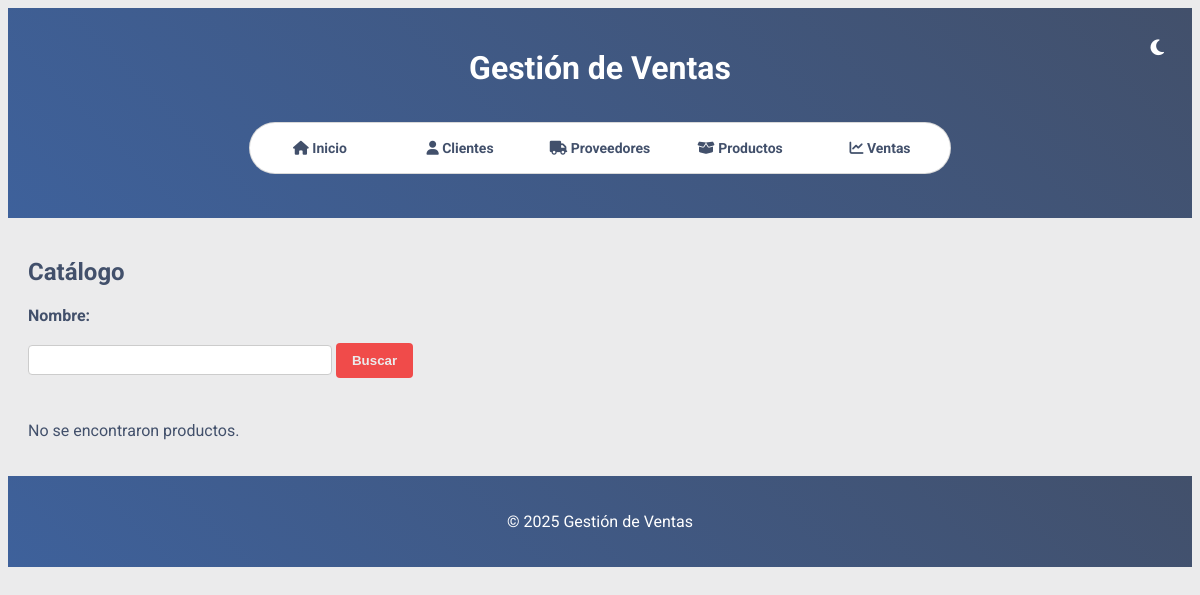
Before: /productos/catalogo with the older database file.
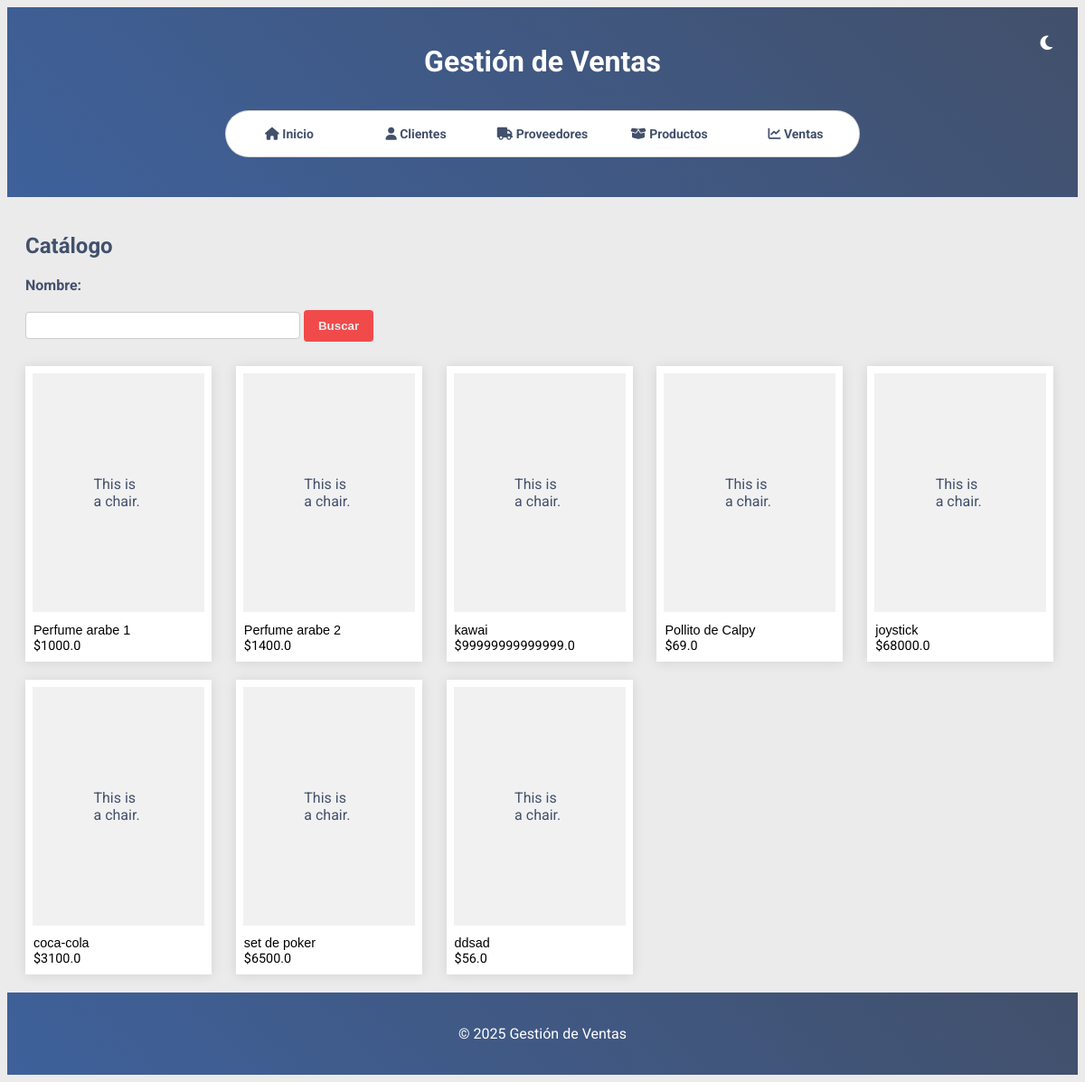
After: the same page with the newer database file.
### models/producto.py (models this page shows, shortened)
class Producto(db.Model):
    __tablename__ = 'productos'
    id = db.Column(db.Integer, primary_key=True)
    name = db.Column(db.String(50), nullable=False)
    precio = db.Column(db.Float, nullable=True)
    stock = db.Column(db.Integer, nullable=True)
    categoria = db.Column(db.String(50), nullable=False)
    proveedor_id = db.Column(db.Integer, db.ForeignKey('proveedores.id'), nullable=False)

### routes/productos.py (the view)
@bp.route("/catalogo")
def catalogo():
    lista_de_productos = get_all_productos()
    return render_template('productos/catalogo.html', products=lista_de_productos)

### services/productos_service.py (called while the page is built)
def get_all_productos():
    return Producto.query.all()

### templates/productos/catalogo.html (shortened to what this page needs)
{% extends "base.html" %}
{% block content %}
  <h2>Catálogo</h2>
  <form method="POST">
      <label for="nombre">Nombre:</label>
      <input type="text" id="nombre" name="nombre" required>
      <button type="submit">Buscar</button>
  </form>
  <div class="catalog">
    {% for product in products %}
      <div class="card">
        <div class="image">
          {% if product.image_url %}
            <img src="{{ product.image_url }}" alt="{{ product.name }}">
          {% else %}
            <span class="text">This is a chair.</span>
          {% endif %}
        </div>
        <span class="title">{{ product.name }}</span>
        <span class="price">${{ product.precio }}</span>
      </div>
    {% else %}
      <p>No se encontraron productos.</p>
    {% endfor %}
  </div>
{% endblock %}

### templates/base.html (shortened to what this page needs)
<!DOCTYPE html>
<html lang="es">
<head>
  <link rel="stylesheet" href="https://cdnjs.cloudflare.com/ajax/libs/font-awesome/6.4.0/css/all.min.css">
  <link rel="stylesheet" href="https://cdnjs.cloudflare.com/ajax/libs/toastr.js/latest/toastr.min.css">
  <link rel="stylesheet" href="{{ url_for('static', filename='styles.css') }}">
</head>
<body>
  <header>
    <h1>Gestión de Ventas</h1>
    <button id="toggleTheme" aria-label="Alternar modo oscuro" class="theme-toggle">
      <i class="fa-solid fa-moon"></i>
    </button>
    <nav aria-label="Menú principal">
      <div class="radio-input">
        <label for="radio1"><i class="fa-solid fa-house"></i> Inicio</label>
        <label for="radio2"><i class="fa-solid fa-user"></i> Clientes</label>
        <label for="radio3"><i class="fa-solid fa-truck"></i> Proveedores</label>
        <label for="radio4"><i class="fa-solid fa-box-open"></i> Productos</label>
        <label for="radio5"><i class="fa-solid fa-chart-line"></i> Ventas</label>
      </div>
    </nav>
  </header>
  <main>
    {% block content %}{% endblock %}
  </main>
  <footer>
    <p>&copy; 2025 Gestión de Ventas</p>
  </footer>
</body>
</html>

### static/styles.css (style rules this page uses)
:root { --color-dark-blue: #42506b; --color-red: #f04b4a; --color-mid-blue: #3e619b; --color-light: #ebebec; --font-family: 'Roboto', sans-serif; }
body { font-family: var(--font-family); background-color: var(--color-light); color: var(--color-dark-blue); transition: background-color 0.3s ease, color 0.3s ease; }
header, footer { background: linear-gradient(45deg, var(--color-mid-blue), var(--color-dark-blue)); color: #fff; text-align: center; padding: 20px; }
.theme-toggle { background: transparent; border: none; color: #fff; font-size: 18px; cursor: pointer; position: absolute; top: 20px; right: 20px; }
.radio-input { position: relative; width: 700px; margin: 20px auto; border-radius: 9999px; border: 1px solid rgba(0, 0, 0, 0.15); background-color: #fff; font-size: 0; display: inline-block; overflow: hidden; }
.radio-input label { display: inline-block; width: 20%; height: 50px; line-height: 50px; text-align: center; vertical-align: middle; color: var(--color-dark-blue); font-size: 14px; font-weight: bold; cursor: pointer; transition: background-color 0.3s, transform 0.3s, color 0.3s; box-sizing: border-box; }
main { padding: 20px; }
form { margin-top: 20px; max-width: 400px; }
form label { display: inline-block; width: 100px; font-weight: bold; margin-bottom: 10px; color: var(--color-dark-blue); }
form input[type="text"], form input[type="number"], form input[type="date"], form select { width: calc(100% - 110px); padding: 6px; margin-bottom: 10px; border: 1px solid #ccc; border-radius: 4px; background-color: #fff; color: var(--color-dark-blue); font-size: 14px; }
button, input[type="submit"], input[type="button"] { background-color: var(--color-red); color: var(--color-light); border: none; padding: 10px 16px; cursor: pointer; font-weight: bold; margin-top: 8px; border-radius: 4px; }
h1, h2, h3 { margin-bottom: 15px; }
.catalog { display: grid; grid-template-columns: repeat(auto-fill, minmax(200px, 1fr)); gap: 20px; margin-top: 20px; }
.card { position: relative; width: 11.875em; height: 16.5em; box-shadow: 0px 1px 13px rgba(0, 0, 0, 0.1); cursor: pointer; transition: all 120ms; display: flex; align-items: center; justify-content: center; background: #fff; padding: 0.5em; padding-bottom: 3.4em; }
.card::after { content: "Ver"; padding-top: 1.25em; padding-left: 1.25em; position: absolute; left: 0; bottom: -60px; background: #00AC7C; color: #fff; height: 2.5em; width: 90%; transition: all 80ms; font-weight: 600; text-transform: uppercase; opacity: 0; }
.card .title { font-family: Arial, Helvetica, sans-serif; font-size: 0.9em; position: absolute; left: 0.625em; bottom: 1.875em; font-weight: 400; color: #000; }
.card .price { font-family: Impact, Haettenschweiler, 'Roboto', sans-serif; font-size: 0.9em; position: absolute; left: 0.625em; bottom: 0.625em; color: #000; }
.text { max-width: 55px; }
.image { background: rgb(241, 241, 241); width: 100%; height: 100%; display: grid; place-items: center; }

Changed rows visible on the page:
added Producto: name "Perfume arabe 1", precio "1000.0"
added Producto: name "Perfume arabe 2", precio "1400.0"
added Producto: name "kawai", precio "99999999999999.0"
added Producto: name "Pollito de Calpy", precio "69.0"
added Producto: name "joystick", precio "68000.0"
added Producto: name "coca-cola", precio "3100.0"
added Producto: name "set de poker", precio "6500.0"
added Producto: name "ddsad", precio "56.0"
Other visible differences:
text no longer shown: "No se encontraron productos."
